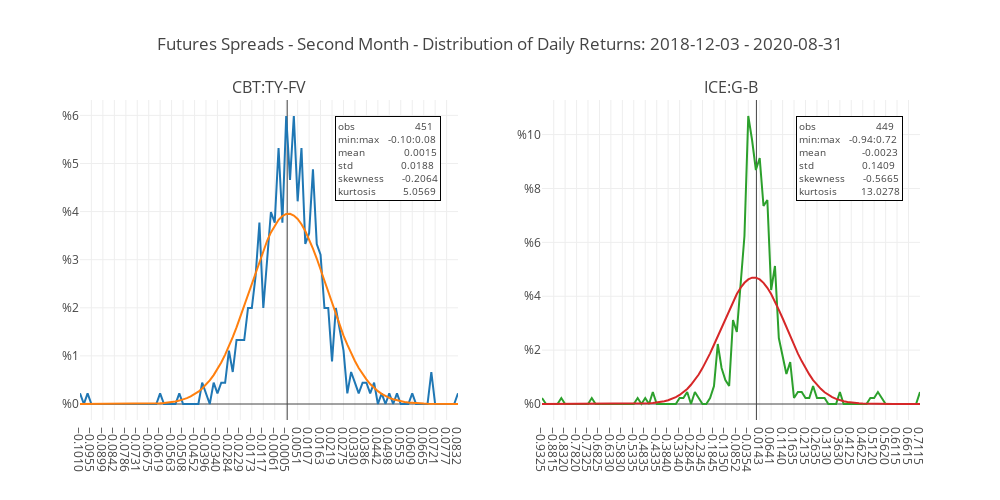

Here is the notebook cell this chart was saved with:
### Markdown cell above
### Distributions
These charts were constructed by creating a histogram of daily returns and then normalizing them to 100%. The normal distributions shown for comparison have the same parameters as the spread distributions and are similarly normalized to 100%. Summary statistics are also provided for reference, with the addition of skewness and kurtosis (normal = 0).

#### Entire Period
The distribution of daily returns for CBT:TY-FV does not exhibit a high degree of skewness and is slightly leptokurtic, with excess kurtosis of 5.0569. The normal distribution appears to fit reasonably well. The distribution of daily returns for ICE:G-B is much more peaked than that of CBT:TY-FV, with excess kurtosis of 13.0278.

### Code cell
utils.make_tail_charts(
    pairs, df_second,
    title_text="Futures Spreads - Second Month - Distribution of Daily Returns"
)
